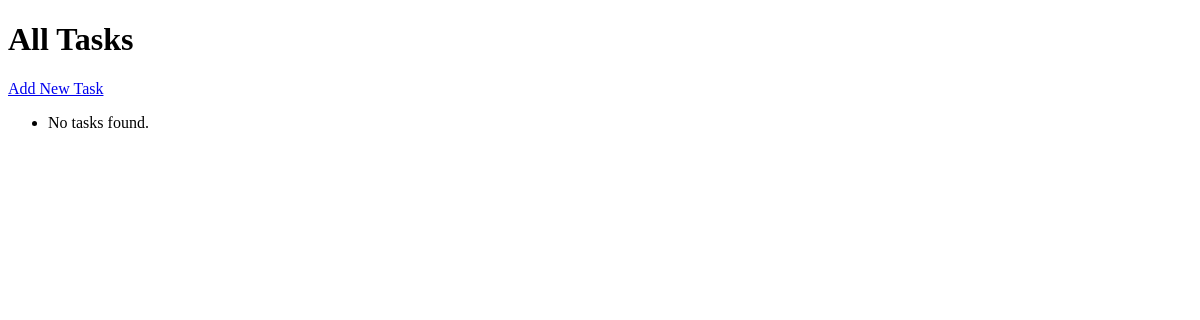
Before: /tasks/list with the older database file.
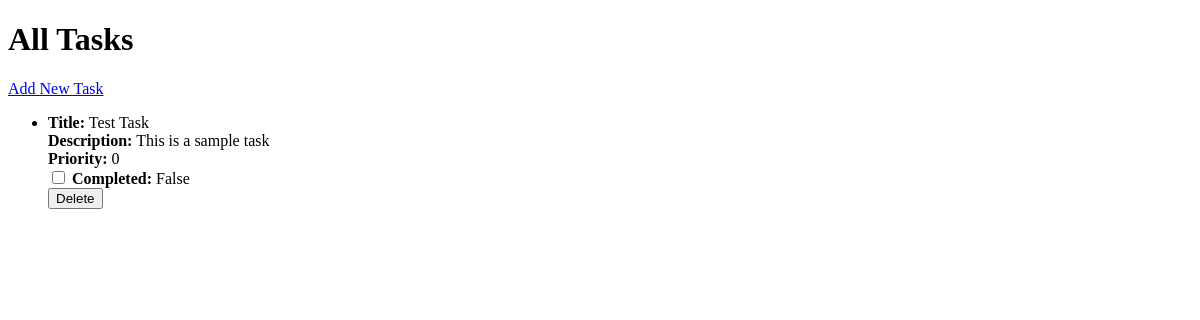
After: the same page with the newer database file.
### myapp/models.py (models this page shows)
class Task(db.Model):
    id = db.Column(db.Integer, primary_key=True)
    title = db.Column(db.String(100), nullable = False)
    description = db.Column(db.String(200), nullable = True)
    is_complete = db.Column(db.Boolean, default = False)
    priority = db.Column(db.Integer, default = 0)

### myapp/routes.py (the view)
@app.route('/tasks/list')
def display_tasks():
    tasks = Task.query.order_by(Task.priority.desc()).all()
    return render_template('task_list.html', tasks=tasks)

### myapp/templates/task_list.html (shortened to what this page needs)
<!DOCTYPE html>
<html lang="en">
<head>
</head>
<body>
    <h1>All Tasks</h1>
    <a href="{{url_for('task')}}"> Add New Task</a>
    <ul>
        {% for task in tasks %}
        <li>
            <strong>Title:</strong> {{task.title}} <br>
            <strong>Description:</strong> {{task.description}} <br>
            <strong>Priority:</strong> {{task.priority}}
            <form action="{{url_for('update_task_status', task_id = task.id)}}">
                <input
                    type="checkbox"
                    name="is_complete"
                    value="1"
                    onchange = "this.form.submit()">
                <strong>Completed:</strong> <span>{{task.is_complete}}</span><br>
            </form>
                <form action="{{url_for('delete_task', task_id = task.id)}}" method = "post">
                    <input type="submit" value="Delete" onclick="return confirm('Are you sure?');">
                </form>
        </li>
        {% else %}
        <li>No tasks found.</li>
        {% endfor %}
    </ul>
</body>
</html>

Changed rows visible on the page:
added Task: title "Test Task", description "This is a sample task", priority "0", is_complete "False"
Other visible differences:
text no longer shown: "No tasks found."
